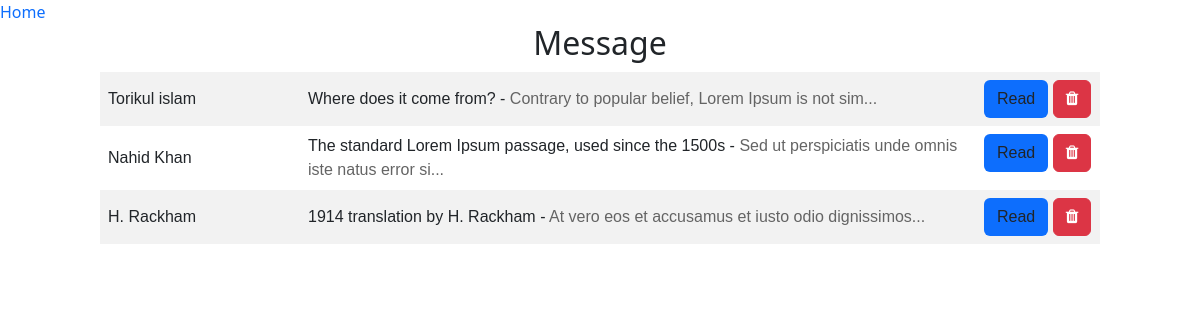
Screenshot of /display.php with the database file from the repository.
### tables this page shows
CREATE TABLE `contact` (
  `Name` text NOT NULL,
  `Email` varchar(50) NOT NULL,
  `Subject` text NOT NULL,
  `Message` text NOT NULL,
  `ID` int(11) NOT NULL
);

### display.php (the view, shortened to what this page needs)
<?php include './header.php'?>
<a href="./index.php">Home</a>
<h2 style="text-align: center;">Message</h2>
<div class="table-box">
    <table >
<?php
include './config.php';
$result = $conn->query("SELECT * FROM contact");
if ($result->num_rows > 0) {
    while ($row = $result->fetch_assoc()) {
        if (strlen($row['Message']) <= 50) {
            $mme = $row['Message'];
        } else {
            $y = substr($row['Message'], 0, 50) . '...';
            $mme = $y;
        }
        echo "
        <tr>
                    <td width='200px;'>$row[Name]</td>
                    <td>$row[Subject] - <span style='color:rgb(100, 100, 100);'>$mme</span> </td>
                    <td width='124px' style='float: right;'>
                    <a class= 'btn bg-primary' href='read.php?readid=$row[ID]'>Read</a>
                    <a class= 'btn btn-danger' href='delete.php?deleteid=$row[ID]'> <i class='fa fa-trash'></i></a>
                    </td>
        </tr>
        ";
    }
}
?>
</div>
</body>
</html>

### header.php (shortened to what this page needs)
<!DOCTYPE html>
<html lang="en">
  <head>
    <link
      rel="stylesheet"
      href="https://cdnjs.cloudflare.com/ajax/libs/font-awesome/4.7.0/css/font-awesome.min.css"
    />
    <link
      rel="stylesheet"
      href="https://cdnjs.cloudflare.com/ajax/libs/bootstrap/5.2.2/css/bootstrap.min.css"
    />
    <link rel="stylesheet" href="style.css" />
  </head>
  <body>

### style.css (style rules this page uses)
a { text-decoration: none; }
.table-box { width: 1000px; margin: auto; }
table { border-collapse: collapse; width: 100%; font-family: Arial, sans-serif; margin-top: 10px; }
th, td { text-align: left; padding: 8px; }
tr:nth-child(odd) { background-color: #f2f2f2; }

### rows the page displays
contact: Name "Torikul islam", Subject "Where does it come from?", Message "Contrary to popular belief, Lorem Ipsum is not sim..."
contact: Name "Nahid Khan", Subject "The standard Lorem Ipsum passage, used since the 1500s", Message "Sed ut perspiciatis unde omnis iste natus error si..."
contact: Name "H. Rackham", Subject "1914 translation by H. Rackham", Message "At vero eos et accusamus et iusto odio dignissimos..."
